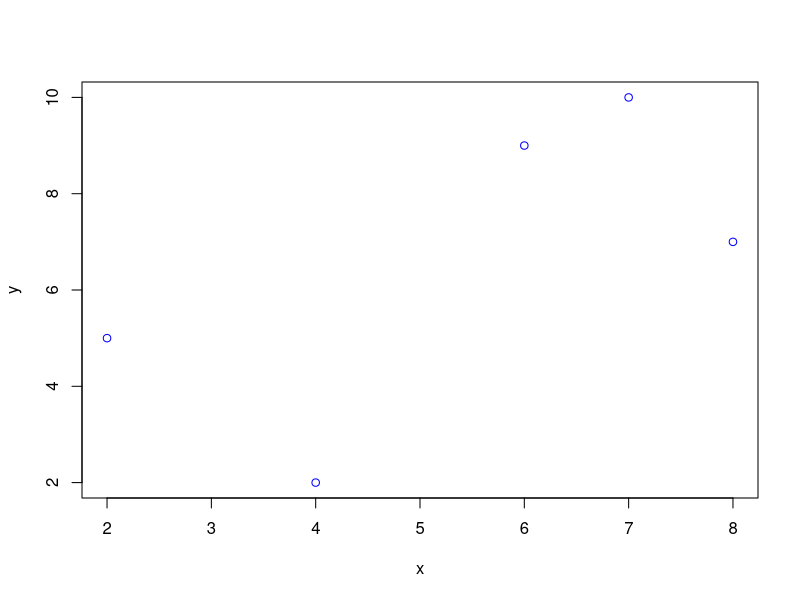

Write R code to recreate this figure.
a = 10
a
b <- 5
print(b)

cadena = "hola Mundo"
cadena

vector = c(2,5,7,3,6,4)
vector
vector[1]
vector[3:5]

head(vector, 3)
tail(vector,3)
summary(vector)

promedio <- mean(vector)
minimo <- min(vector)
maximo <-max(vector)

x <- c(7,4,2,8,6)
y <- c(10,2,5,7,9)

print(x,y)
plot(y~x, col="blue")


